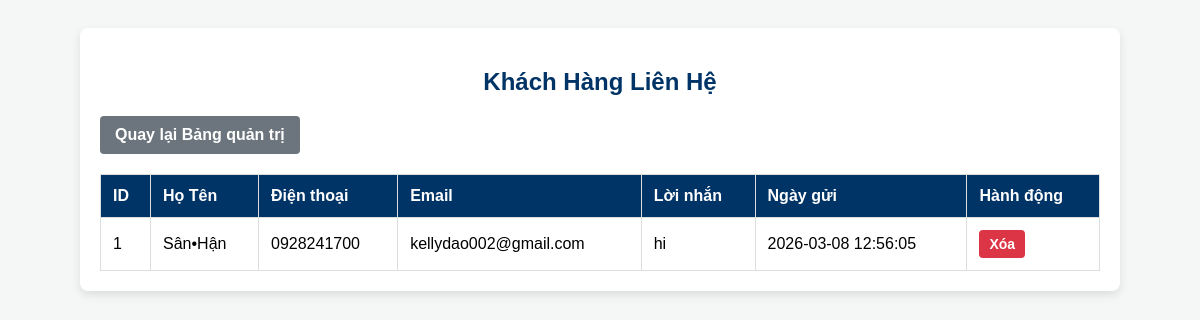
/admin/contacts.php (signed in), run on the app's committed database.
### tables this page shows
CREATE TABLE `contacts` (
  `id` int(11) NOT NULL,
  `fullname` varchar(100) NOT NULL,
  `phone` varchar(20) NOT NULL,
  `email` varchar(100) NOT NULL,
  `message` text NOT NULL,
  `created_at` timestamp NOT NULL DEFAULT current_timestamp()
);

### admin/contacts.php (the view, shortened to what this page needs)
<?php
require_once '../includes/config.php';
$stmt = $conn->query("SELECT * FROM contacts ORDER BY created_at DESC");
$contacts = $stmt->fetchAll(PDO::FETCH_ASSOC);
?>
<!DOCTYPE html>
<html lang="vi">
<head>
</head>
<body>
    <div class="admin-container">
        <h2>Khách Hàng Liên Hệ</h2>
        <div class="header-actions">
            <a href="index.php" class="btn btn-back">Quay lại Bảng quản trị</a>
        </div>
        <table>
            <thead>
                <tr>
                    <th>ID</th>
                    <th>Họ Tên</th>
                    <th>Điện thoại</th>
                    <th>Email</th>
                    <th>Lời nhắn</th>
                    <th>Ngày gửi</th>
                    <th>Hành động</th>
                </tr>
            </thead>
            <tbody>
                <?php foreach($contacts as $c): ?>
                    <tr id="row-<?php echo $c['id']; ?>">
                        <td><?php echo $c['id']; ?></td>
                        <td><?php echo htmlspecialchars($c['fullname']); ?></td>
                        <td><?php echo htmlspecialchars($c['phone']); ?></td>
                        <td><?php echo htmlspecialchars($c['email']); ?></td>
                        <td><?php echo nl2br(htmlspecialchars($c['message'])); ?></td>
                        <td><?php echo htmlspecialchars($c['created_at']); ?></td>
                        <td>
                            <button onclick="deleteContact(<?php echo $c['id']; ?>)" class="btn btn-delete">Xóa</button>
                        </td>
                    </tr>
                <?php endforeach; ?>
            </tbody>
        </table>
    </div>
</body>
</html>

### admin/contacts.php (style rules this page uses)
body { font-family: Arial, sans-serif; background: #f4f7f6; padding: 20px; }
.admin-container { max-width: 1000px; margin: 0 auto; background: white; padding: 20px; border-radius: 8px; box-shadow: 0 4px 10px rgba(0,0,0,0.1); }
h2 { color: #003366; text-align: center; margin-bottom: 20px; }
.header-actions { display: flex; justify-content: space-between; margin-bottom: 20px; }
.btn { text-decoration: none; padding: 10px 15px; border-radius: 4px; color: white; font-weight: bold; border: none; cursor: pointer; }
.btn-back { background: #6c757d; }
.btn-delete { background: #dc3545; padding: 6px 10px; font-size: 14px; }
table { width: 100%; border-collapse: collapse; margin-top: 20px; }
th, td { padding: 12px; border: 1px solid #ddd; text-align: left; }
th { background-color: #003366; color: white; }

### data on the page
contacts: id "1", fullname "Sân•Hận", phone "0928241700", email "kellydao002@gmail.com", message "hi", created_at "2026-03-08 12:56:05"
